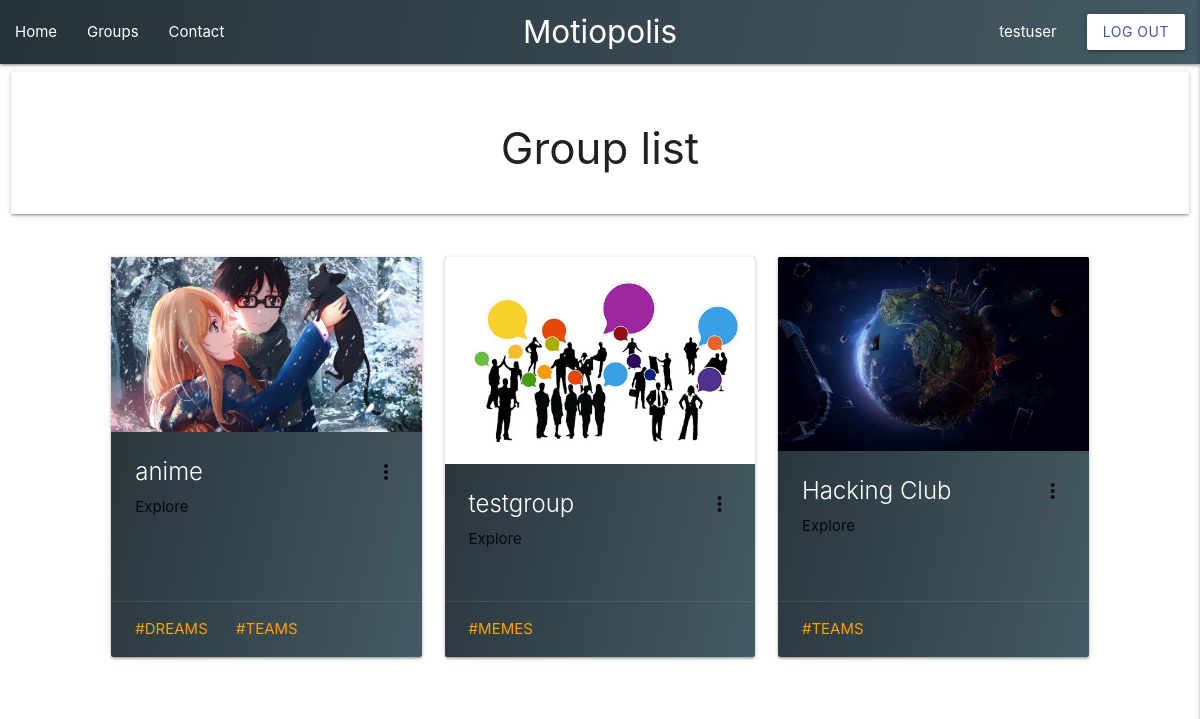
The page /group/group-list/ (signed in) on the database as committed earlier.
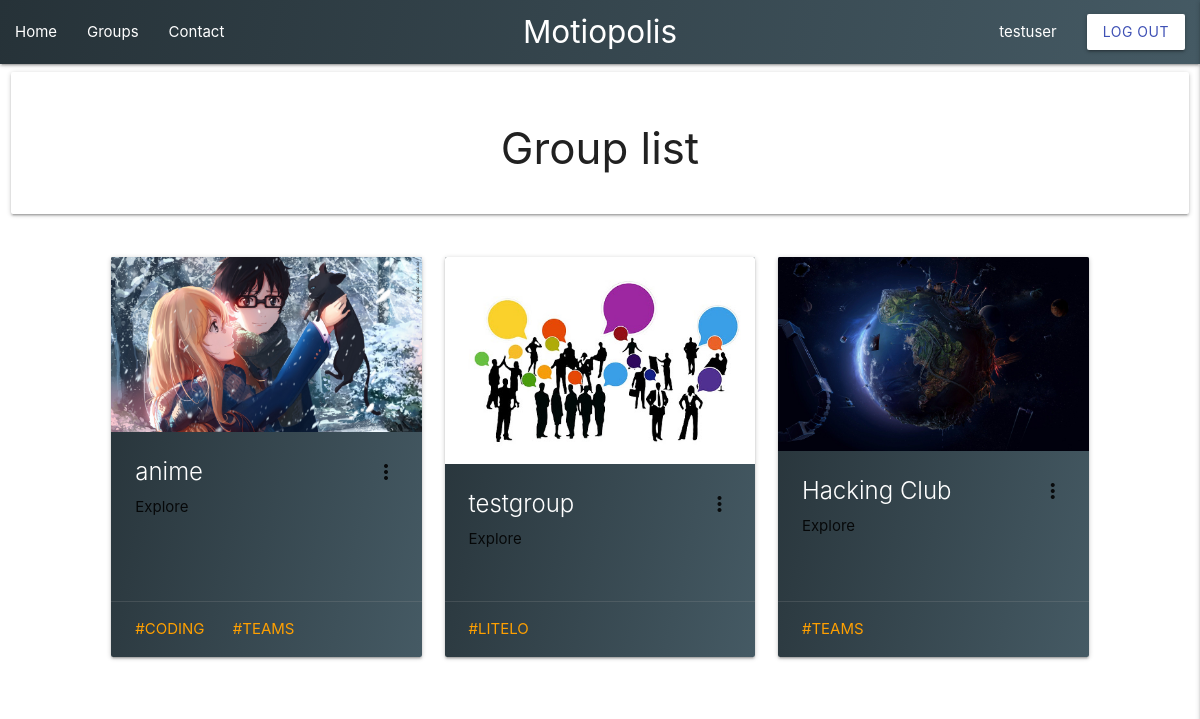
The same page on the database as committed later.
### Tag/models.py (models this page shows)
class Tag(models.Model):
    name = models.CharField(max_length=50)
    def __str__(self):
        return self.name

### Group/views.py (the view)
# urls.py: path('group-list/',views.ListGroups.as_view(),name='group-list'),
class ListGroups(LoginRequiredMixin,ListView):
    model = Group
    def get_context_data(self, **kwargs):
        context = super().get_context_data(**kwargs)
        return context

### Group/templates/Group/group_list.html (shortened to what this page needs)
{% extends "base.html" %}
{% load static %}
{%block content%}
<div class="row">
    <div class="col s12 ">
        <div class="card">
            <div class="card-content">
                <div class="container center">
                    <h3>Group list</h3>
                </div>
            </div>
        </div>
    </div>
</div>
<div class="row">
    <div class="col s12 m10 offset-m1   ">
        <div class="row">
            {% for group in object_list %}
            <div class="col s12 m4">
                <div class="card  myGradCard medium">
                    <div class="card-image waves-effect waves-block waves-light">
                        <img class="activator" src="{{group.logo.url}}">
                    </div>
                    <div class="card-content">
                        <span class="card-title  ">
                            <a href="{% url 'group-detail' slug=group.slug activechannel="General" %}" class="white-text text-darken-4">
                                {{group.title}}
                            </a>
                            <i class="material-icons activator right">more_vert</i>
                            </span>
                        <p>Explore</p>
                    </div>
                    <div class="card-action">
                        {% for tag in group.tags.all %}
                        <a href="{% url 'explore-tag' tag %} " class="my-tag amber-text text-darken-2"> #{{tag}} </a>
                        {% endfor %}
                    </div>
                </div>
            </div>
            {% endfor %}
        </div>
    </div>
</div>
{% endblock %}

Rows that differ between the two databases and show on the page:
changed Tag: name "DREAMS" → "CODING"
changed Tag: name "MEMES" → "LITELO"
